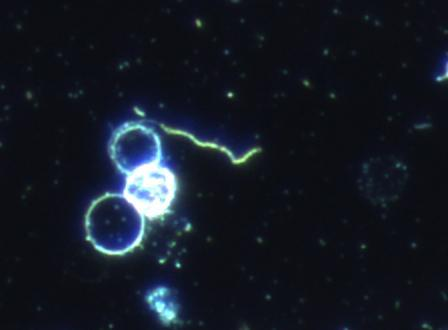
%> input picture Assignment_Input/IMG_15.png, 448 x 330 px
$ octave task5Save.m   (GNU Octave 9; MATLAB toolbox functions it lacks are replaced by stand-ins)
%> lines starting %> are read from the running program, lines starting %| are printed output that depends on the picture; in (x1, y1, x2, y2) boxes, pixels count from 0 and x2, y2 are one past the last pixel; in counts of white or black regions, pixels touching at a corner belong together; the program's own positions count from 1
% Create the output directory for that image
output_dir = 'IMG15 Output';
if ~exist(output_dir, 'dir')
    mkdir(output_dir);
end

% Task 5: Robust method --------------------------

% Load the new image
IMG = imread('IMG_15.png');
%> IMG is the input picture: size 330x448x3 uint8; mean R, G, B 20.7, 25.7, 35.7

% Convert image to grayscale
I_gray = rgb2gray(IMG);
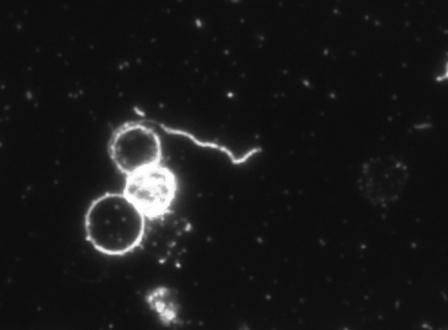
%> I_gray: size 330x448 uint8; min 10, max 255, mean 25.3

% Rescale image
height = 512;
[rows, cols] = size(I_gray);
%> rows = 330; cols = 448
new_width = round(cols * (height / rows));
%> new_width = 695
I_resized = imresize(I_gray, [height, new_width]);

% Save the resized grayscale image
imwrite(I_resized, fullfile(output_dir, '01_Resized_Gray.png'));

% Adaptive Histogram Equalization
I_enhanced = adapthisteq(I_gray, 'NumTiles', [32 32], 'ClipLimit', 0.01);
imwrite(I_enhanced, fullfile(output_dir, '02_Enhanced_Image.png'));  % Save enhanced image

% Apply Gaussian smoothing
I_smoothed = imgaussfilt(I_enhanced, 2);  % Gaussian filter with sigma=2
imwrite(I_smoothed, fullfile(output_dir, '03_Smoothed_Image.png'));  % Save smoothed image

gamma = 0.8;  % Gamma < 1 brightens, Gamma > 1 darkens
I_gamma = imadjust(I_smoothed, [], [], gamma);
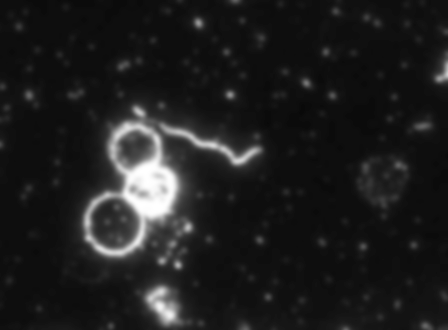
%> I_gamma: size 330x448 uint8; min 9, max 255, mean 30.5

% Normalize to range [0, 1]
I_normalized = mat2gray(I_gamma);
imwrite(I_normalized, fullfile(output_dir, '04_Normalized_Image.png'));  % Save normalized image

% Otsu's Method
thresh = graythresh(I_normalized);
%> thresh = 0.357
I_binary = imbinarize(I_normalized, thresh);
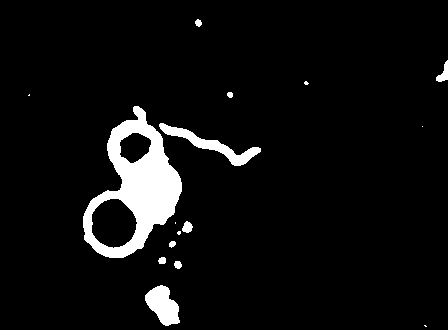
%> I_binary: size 330x448 logical; 5.8% white; 16 white regions (6 under 20 px), largest, box (x1, y1, x2, y2) and area: (83, 106, 182, 258) 6263, (159, 123, 261, 166) 1021, (145, 285, 180, 326) 893
imwrite(I_binary, fullfile(output_dir, '05_Binary_Image.png'));  % Save binary image

% Step 1: Edge Detection
I_edge = edge(I_binary, 'roberts'); % Detect edges
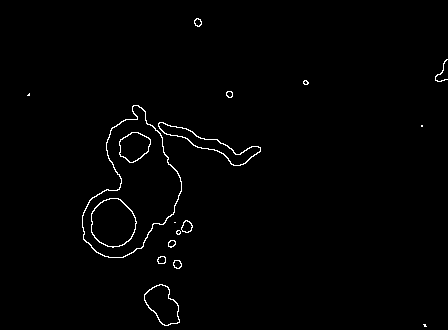
%> I_edge: size 330x448 logical; 1.1% white in thin lines or dots, all inside (x1, y1, x2, y2) = (27, 18, 448, 327)
imwrite(I_edge, fullfile(output_dir, '06_Edge_Detection.png'));  % Save edge detection image

% Step 2: Morphological Processing
se_close = strel('disk', 3);
I_closed = imclose(I_edge, se_close); % Close small gaps
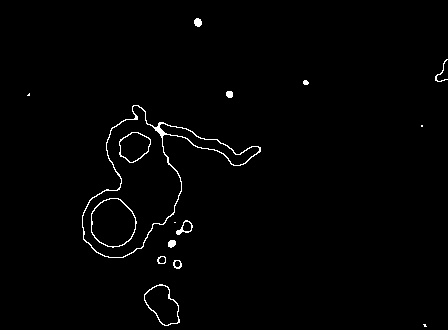
%> I_closed: size 330x448 logical; 1.2% white in thin lines or dots, all inside (x1, y1, x2, y2) = (27, 18, 448, 327)
I_bridged1 = bwmorph(I_closed, "bridge"); % Bridge gaps in edges
imwrite(I_bridged1, fullfile(output_dir, '07_Bridged_Edges.png'));  % Save bridged edges

% Step 3: Segmentation using Active Contour
mask = zeros(size(I_binary));
mask(50:end-50, 50:end-50) = 1;  % Initial mask (avoid borders)
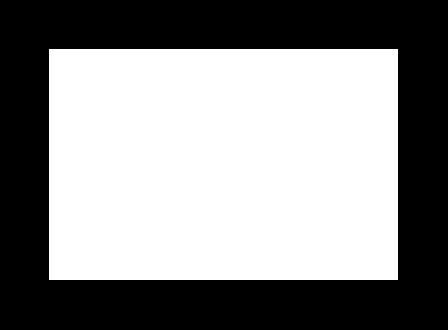
%> mask: size 330x448 double; values 0 (black) and 1 (white), 54.5% white; 1 black region, box (x1, y1, x2, y2) and area: (0, 0, 448, 330) 67221
%> (the run ends here)

$ run again, with Assignment_Input/IMG_01.png copied over Assignment_Input/IMG_15.png
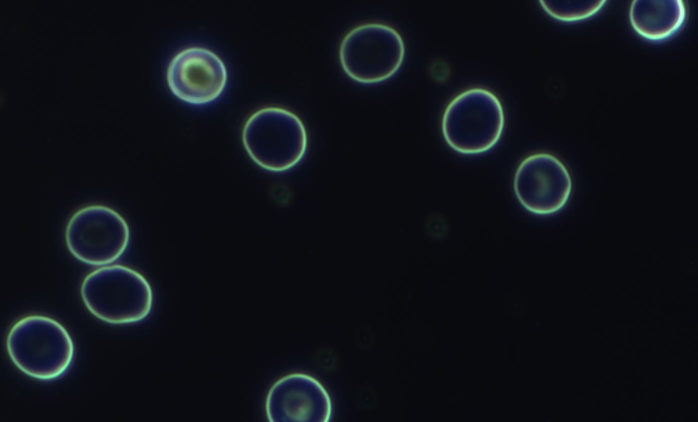
%> input picture Assignment_Input/IMG_01.png, 1396 x 844 px (shown at 1/2 size)
%> IMG is the input picture: size 844x1396x3 uint8; mean R, G, B 15.1, 18.4, 23.6
%> thresh = 0.302
%> `I_binary = imbinarize(I_normalized, thresh);`:
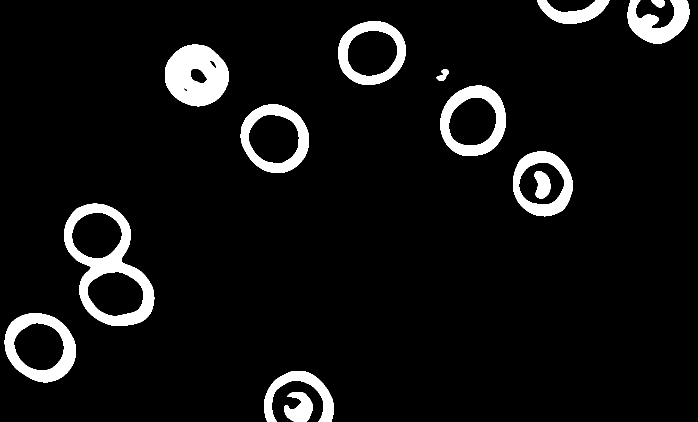
%> I_binary: size 844x1396 logical (shown at 1/2 size); 6.7% white; 14 white regions, largest, box (x1, y1, x2, y2) and area: (128, 407, 309, 652) 13825, (330, 89, 458, 213) 11435, (9, 626, 152, 765) 8141
%> I_edge: size 844x1396 logical; 0.78% white in thin lines or dots
%> I_closed: size 844x1396 logical; 0.79% white in thin lines or dots
%> `mask(50:end-50, 50:end-50) = 1;`:
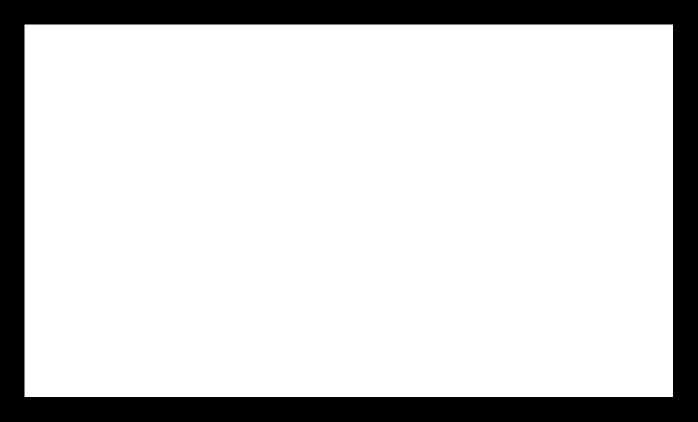
%> mask: size 844x1396 double (shown at 1/2 size); values 0 (black) and 1 (white), 82% white; 1 black region, box (x1, y1, x2, y2) and area: (0, 0, 1396, 844) 211959

$ run again, with Assignment_Input/IMG_02.png copied over Assignment_Input/IMG_15.png
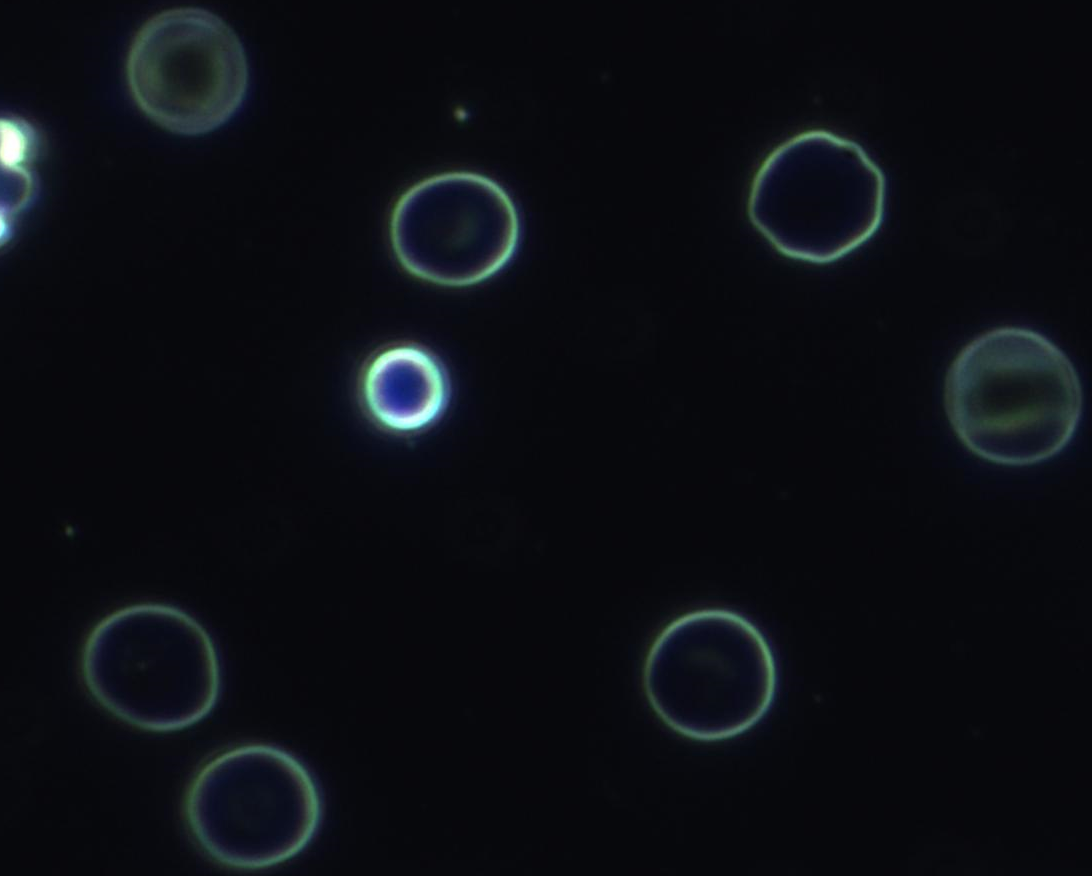
%> input picture Assignment_Input/IMG_02.png, 1092 x 876 px
%> IMG is the input picture: size 876x1092x3 uint8; mean R, G, B 11.7, 14.2, 18.9
%> thresh = 0.239
%> `I_binary = imbinarize(I_normalized, thresh);`:
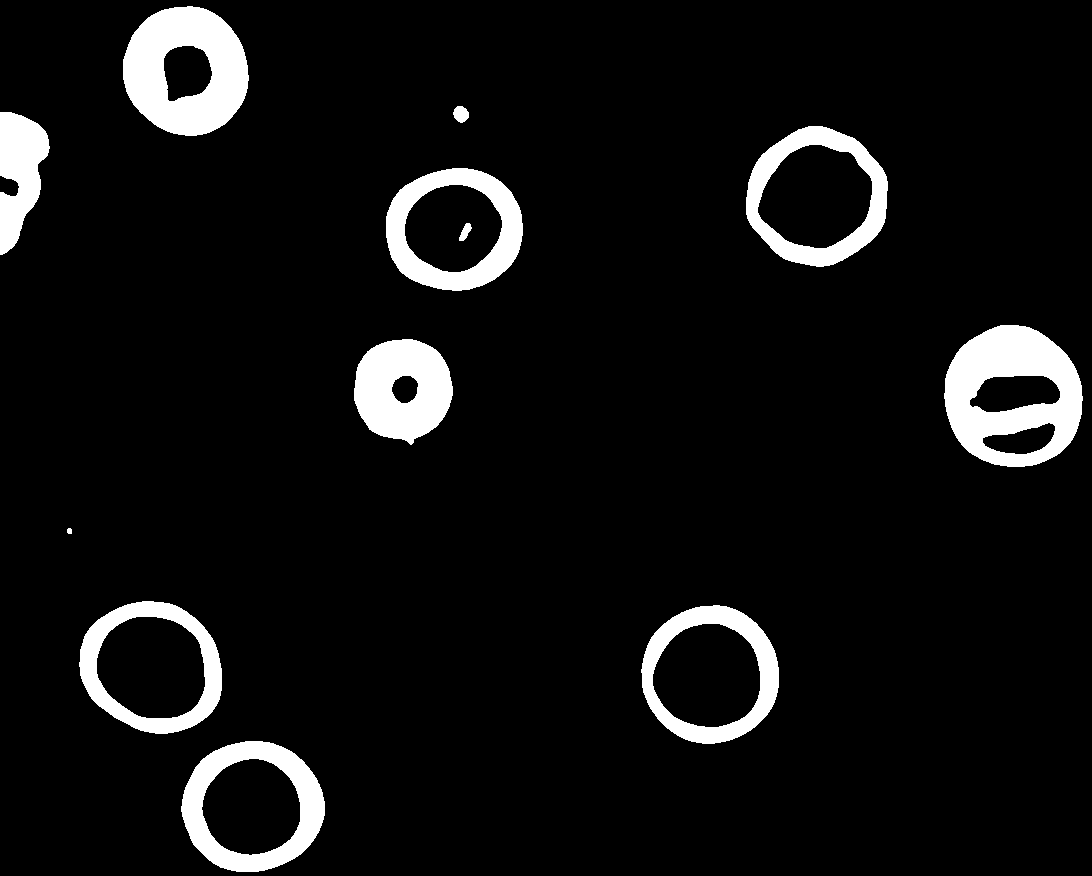
%> I_binary: size 876x1092 logical; 7.1% white; 12 white regions, largest, box (x1, y1, x2, y2) and area: (944, 325, 1083, 467) 11803, (123, 6, 249, 136) 10715, (354, 339, 453, 445) 7454
%> I_edge: size 876x1092 logical; 0.78% white in thin lines or dots
%> I_closed: size 876x1092 logical; 0.79% white in thin lines or dots
%> `mask(50:end-50, 50:end-50) = 1;`:
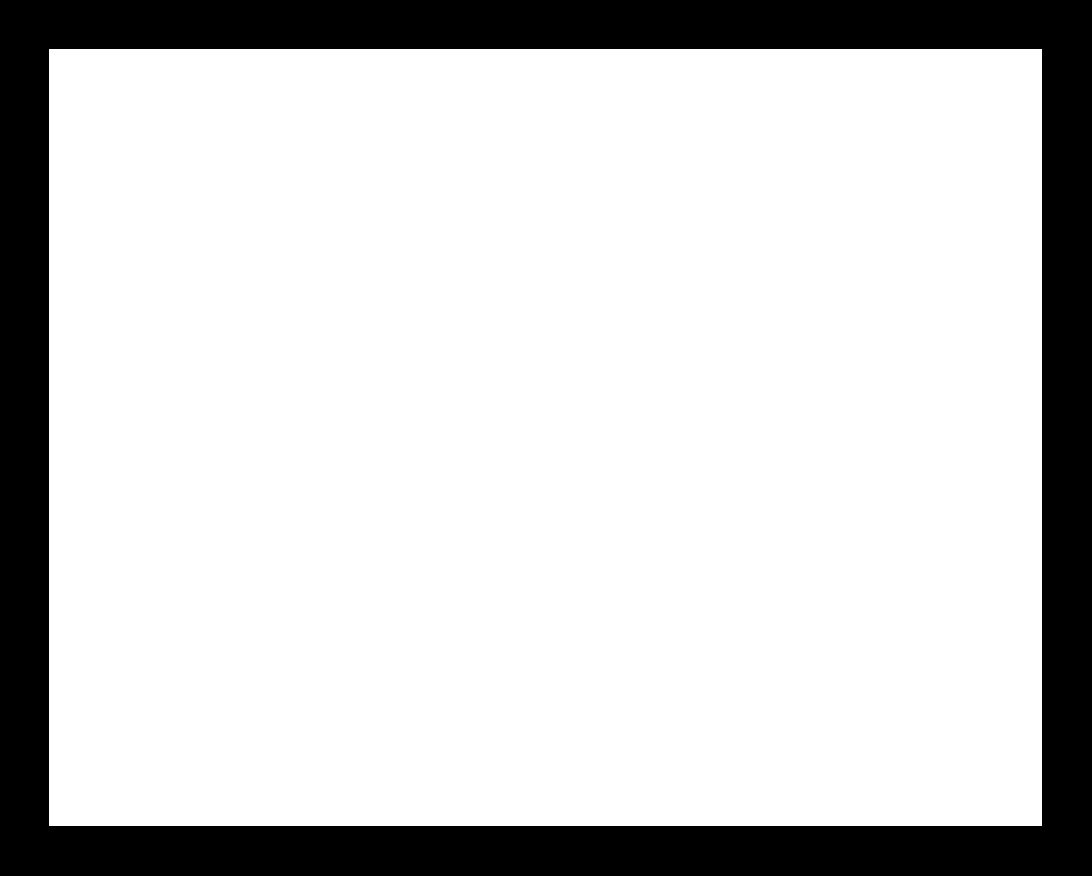
%> mask: size 876x1092 double; values 0 (black) and 1 (white), 80.7% white; 1 black region, box (x1, y1, x2, y2) and area: (0, 0, 1092, 876) 185031
